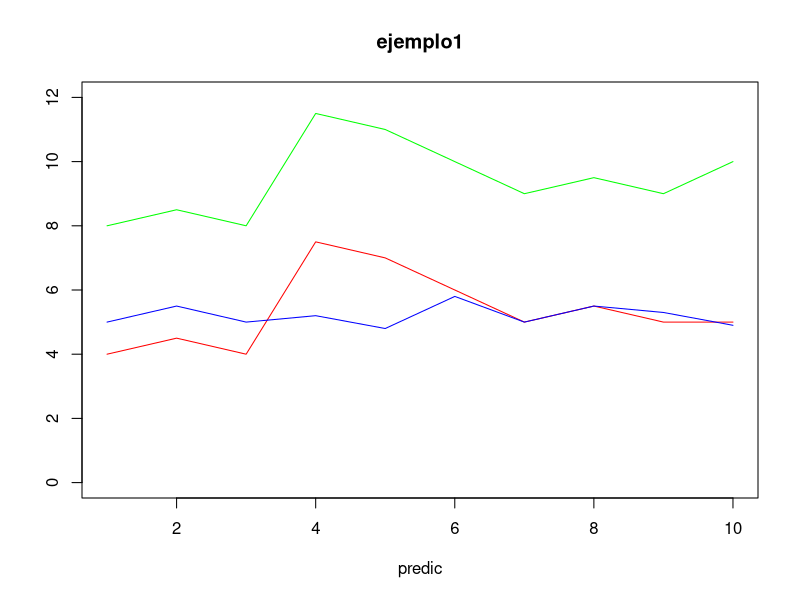
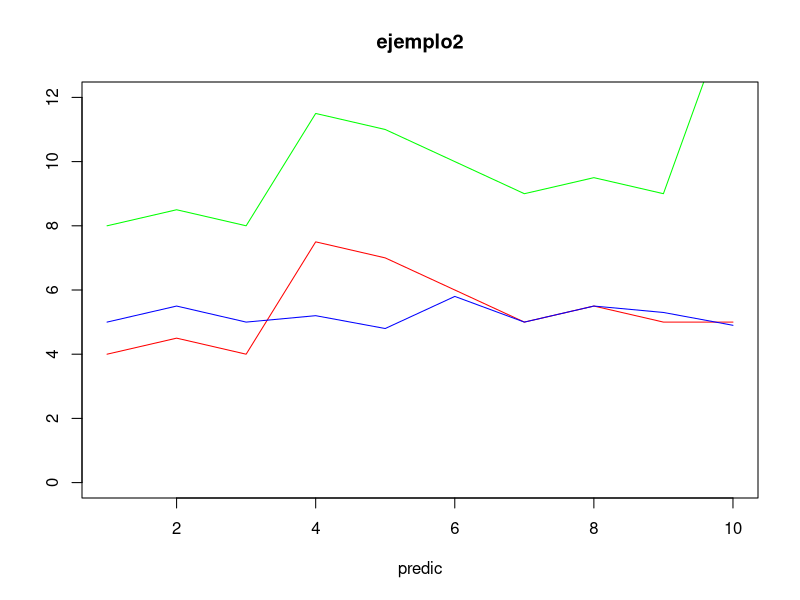

Recreate these plots in R, in order.
## ---- chunk 1
verde=c(8,8.5,8,11.5,11,10,9,9.5,9,10)
azul=c(5,5.5,5,5.2,4.8,5.8,5,5.5,5.3,4.9)
rojo=c(4,4.5,4,7.5,7,6,5,5.5,5,5)
predic=seq(1,10,by=1)

x= rbind(verde,rojo,azul)
dim(x)
round(cor(t(x)),2)
plot(predic,x[1,],type = "l",col="green", ylim = c(0, 12),main = "ejemplo1",ylab = "")
lines(predic, x[2,], type = "l", col = "red")
lines(predic, x[3,], type = "l", col = "blue")

#Ejemplo 2
x1=x
x1[1,10]=15
x1
dim(x1)
1-round(cor(t(x1)),2) #distancias

plot(predic,x1[1,],type = "l",col="green", ylim = c(0, 12),main = "ejemplo2",ylab = "")
lines(predic, x1[2,], type = "l", col = "red")
lines(predic, x1[3,], type = "l", col = "blue")
## ---- chunk 2
# Lo ultimo que hicimos
x2=t(x1)
d=matrix(data=0,nrow = 3,ncol = 3)
for (i in 1:10) {
  base= x2[-i,]
d=d+(1-cor(base))
}
d/10
